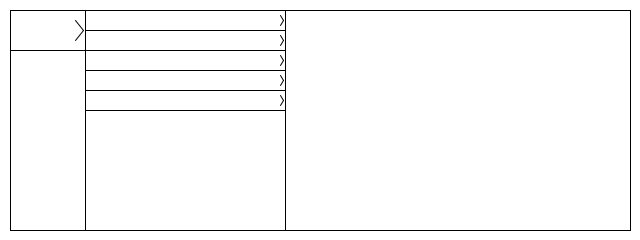
Frame 1 (no input)
Frame 60 (the mouse pressed at the canvas centre just before this capture): identical to frame 1, image omitted
Frame 120 (the mouse held since frame 60 and released just before this capture): identical to frame 1, image omitted

The Processing sketch that drew this single still picture (run headless with seeded random() and noise(); from frame 60 on, the mouse is pressed at the canvas centre):

// Processing sketch: Mailer
// ── Mailer.pde
float originX = 10;
float originY = 10;
float mainWindowWidth = 620;
float mainWindowHeight = 220;
float mailboxWidth = 75;
float mailboxHeight = 40;
float titleWidth = 200;
float titleHeight = 20;

String[] mailboxName = new String[5];

String[] mailFrom = new String[10];
String[] mailSubject = new String[10];
String[] mailDate = new String[10];
String[] mailBody = new String[10];

void setup(){
  size(640, 240);
}

void draw(){
  background(255);

  //Draw Main Window
  rect(originX,originY,mainWindowWidth,mainWindowHeight);
  line(originX+mailboxWidth,originY,originX+mailboxWidth,originY+mainWindowHeight);
  line(originX+mailboxWidth+titleWidth,originY,originX+mailboxWidth+titleWidth,originY+mainWindowHeight);

  //Draw Mail box
  rect(originX,originY,mailboxWidth,mailboxHeight);
  line(originX+mailboxWidth-10,originY+10,originX+mailboxWidth-2,originY+mailboxHeight/2);
  line(originX+mailboxWidth-10,originY+mailboxHeight-10,originX+mailboxWidth-2,originY+mailboxHeight/2);
  
  //Draw Mail title
  for(int i=0;i<5;i++){
    rect(originX+mailboxWidth,originY+i*titleHeight,titleWidth,titleHeight);
    line(originX+mailboxWidth+titleWidth-5,originY+i*titleHeight+5,originX+mailboxWidth+titleWidth-2,originY+i*titleHeight+titleHeight/2);
    line(originX+mailboxWidth+titleWidth-5,originY+i*titleHeight+titleHeight-5,originX+mailboxWidth+titleWidth-2,originY+i*titleHeight+titleHeight/2);
  }
}
